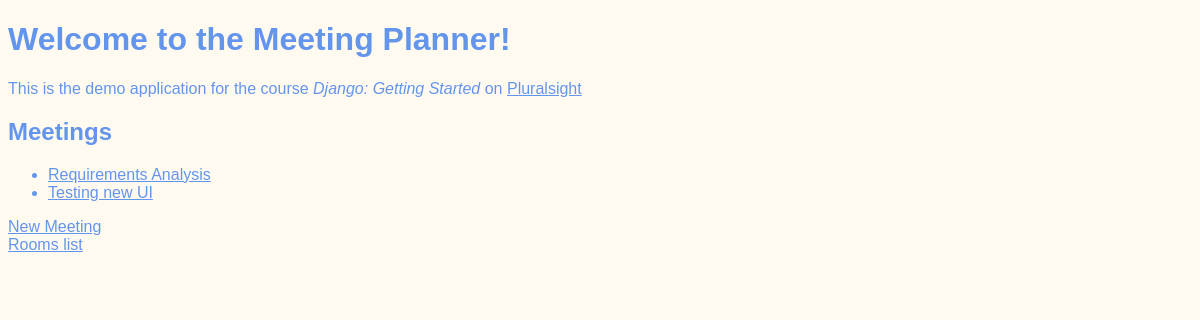
The app's page /, older data.
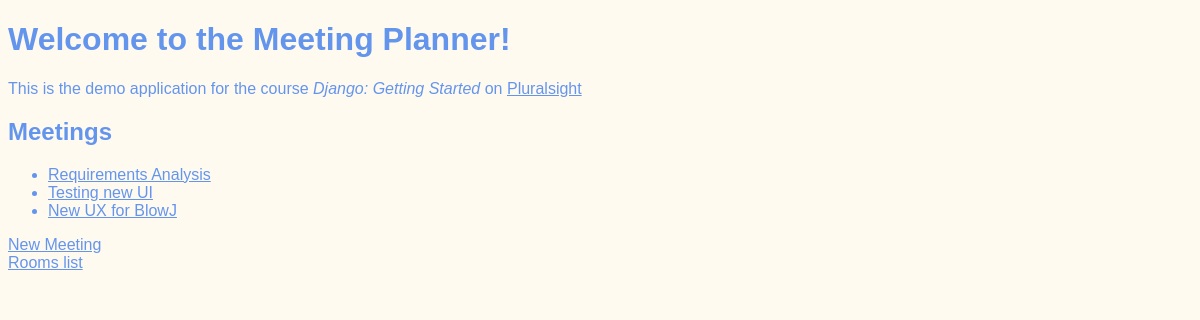
The same page, newer data.
### meetings/models.py (models this page shows, shortened)
class Meeting(models.Model):
    title = models.CharField(max_length=200)
    date = models.DateField()
    start_time = models.TimeField(default=time(9))
    duration = models.IntegerField(default=1)
    room = models.ForeignKey(MeetingRoom, on_delete=models.CASCADE)

### website/views.py (the view)
# urls.py: path('', welcome, name='welcome'),
def welcome(request):
    context = {
        "message": "This data was sent from the view to template",
        "meetings": Meeting.objects.all(),
    }
    return render(request, "website/welcome.html", context)

### website/templates/website/welcome.html (shortened to what this page needs)
{% extends 'base.html' %}
{% block content %}
    <h1>Welcome to the Meeting Planner!</h1>
    <p>
        This is the demo application for the course
        <em>Django: Getting Started</em>
        on <a href="https://www.pluralsight.com">Pluralsight</a>
    </p>
    <h2>Meetings</h2>
    <ul>
        {% for meeting in meetings %}
        <li>
            <a href="{% url 'detail' meeting.id %}">
                {{ meeting.title }}
            </a>
        </li>
        {% endfor %}
    </ul>
    <a href="{% url 'new' %}">New Meeting</a> <br>
    <a href="{% url 'rooms' %}">Rooms list</a>
{% endblock %}

### website/templates/base.html (shortened to what this page needs)
{% load static %}
<!DOCTYPE html>
<html lang="en">
<head>
    <link rel="stylesheet" href="{% static 'website/style.css' %}">
</head>
<body>
    {% block content %}
    {% endblock %}
</body>
</html>

### website/static/website/style.css (style rules this page uses)
body { font-family: sans-serif; color: cornflowerblue; background-color: floralwhite; }
a { color: cornflowerblue; }

Row changes from the older to the newer data that the page shows:
added Meeting: title "New UX for BlowJ"
